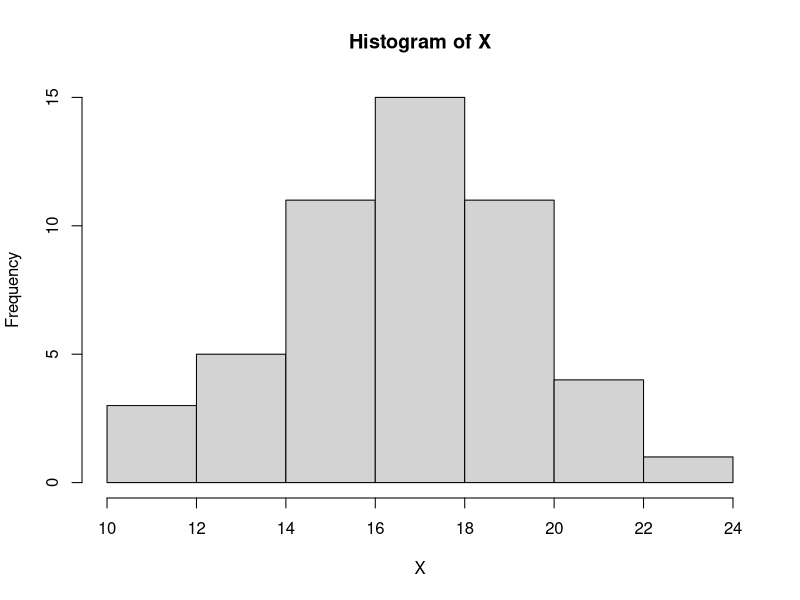
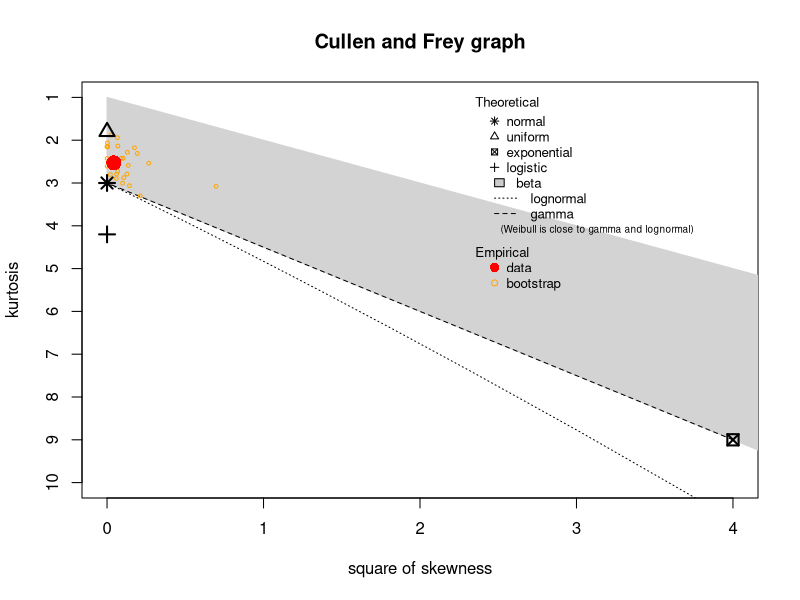
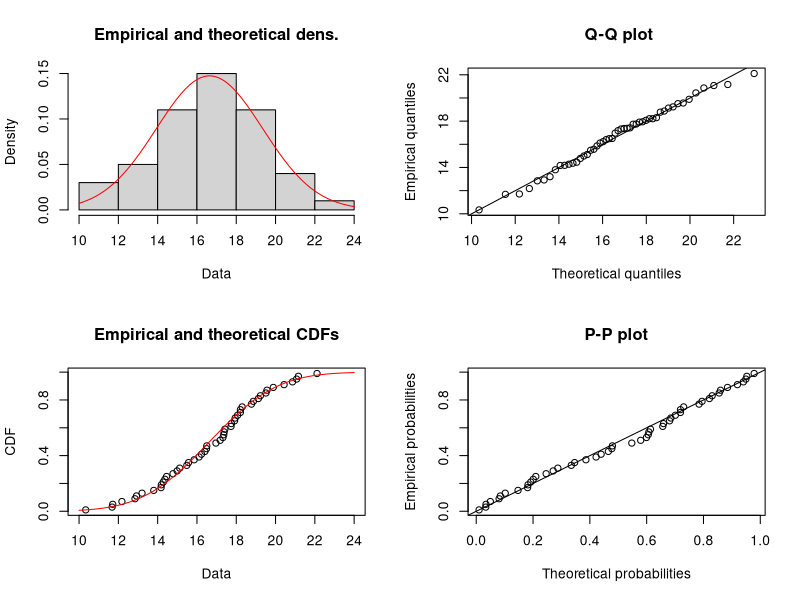
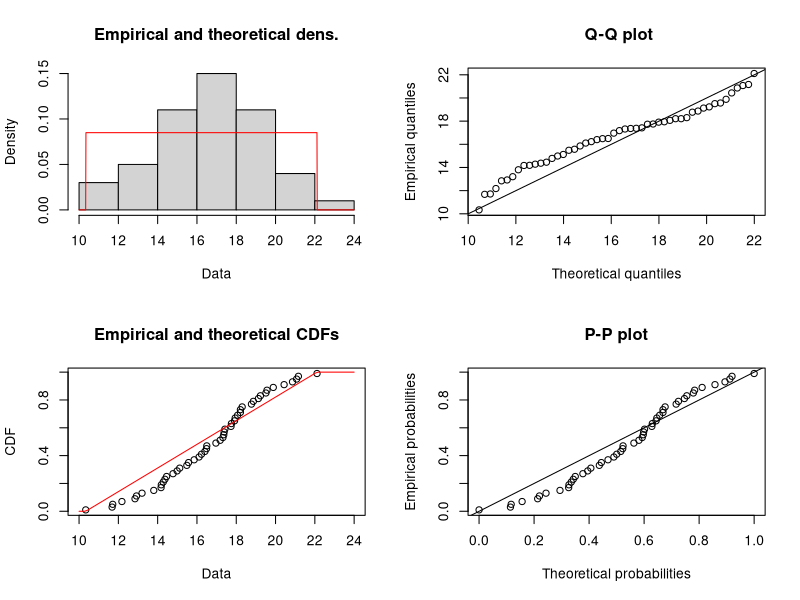

Write R code to recreate these figures, in order. (Note: this script raises an error after producing the figures.)
## ---- chunk 1
library(fitdistrplus)
## ---- chunk 2
X <- rnorm(50, mean = 17, sd = 3)
## ---- chunk 3
hist(X)
## ---- chunk 4
descdist(X, boot = 30)
## ---- chunk 5
FDN <- fitdist(X, "norm")
## ---- chunk 6
FDU <- fitdist(X, "unif")
## ---- chunk 7
plot(FDN)
## ---- chunk 8
plot(FDU)
## ---- chunk 9
library(fitdistrplus)
## ---- chunk 10
descdist(encuesta$Salary)
## ---- chunk 11
FDG <- fitdist(encuesta$Salary, "gamma", start = list(shape = 1, scale = 2))
FDG
## ---- chunk 12
plot(FDG, pch = ".", col = "blue")
## ---- chunk 13
hist(encuesta$Salary, prob = TRUE, breaks = 20)
Xs <- seq(0, 280000, by = 10)
lines(Xs, dgamma(Xs, shape = 1.847037, scale = 41656.428380), col = "red")
## ---- chunk 14
median(encuesta$Salary)
mean(encuesta$Salary)
## ---- chunk 15
boxplot(encuesta$Salary, horizontal = T)
## ---- chunk 16
hist(encuesta$Salary, prob = TRUE, xlim = c(60000,300000))

pruebaSalary <- encuesta %>% filter(Salary > 30000 & Salary < 70000)
hist(pruebaSalary$Salary, breaks = 10)
## ---- chunk 17
number <- encuesta %>% filter(Salary > 30000 & Salary < 70000) %>% count()/nrow(encuesta)
number
## ---- chunk 18
descdist(pruebaSalary$Salary)
## ---- chunk 19
FDUnif <- fitdist(pruebaSalary$Salary, "unif")
FDUnif
## ---- chunk 20
plot(FDUnif, pch = ".", col = "blue")
## ---- chunk 21
hist(pruebaSalary$Salary, prob = TRUE, breaks = 10)
Xs <- seq(0, 280000, by = 10)
lines(Xs, dunif(Xs,FDUnif$estimate[1],FDUnif$estimate[2]), col = "red", lwd = 2)
## ---- chunk 22
Ex <- (30000 + 70000)/2
Ex
mean(pruebaSalary$Salary)
## ---- chunk 23
sd(pruebaSalary$Salary)


varx <- (70000 - 30000)^2/12
sqrt(varx)
## ---- chunk 24
library()
## ---- chunk 25
segmento <- encuesta %>% filter( Salary >= 3600  & Salary <= 250000) 

segmento
## ---- chunk 26
hist(segmento$Salary)
## ---- chunk 27

FDG <- fitdist(encuesta$Salary, "gamma", start = list(shape = 1, scale = 2))
